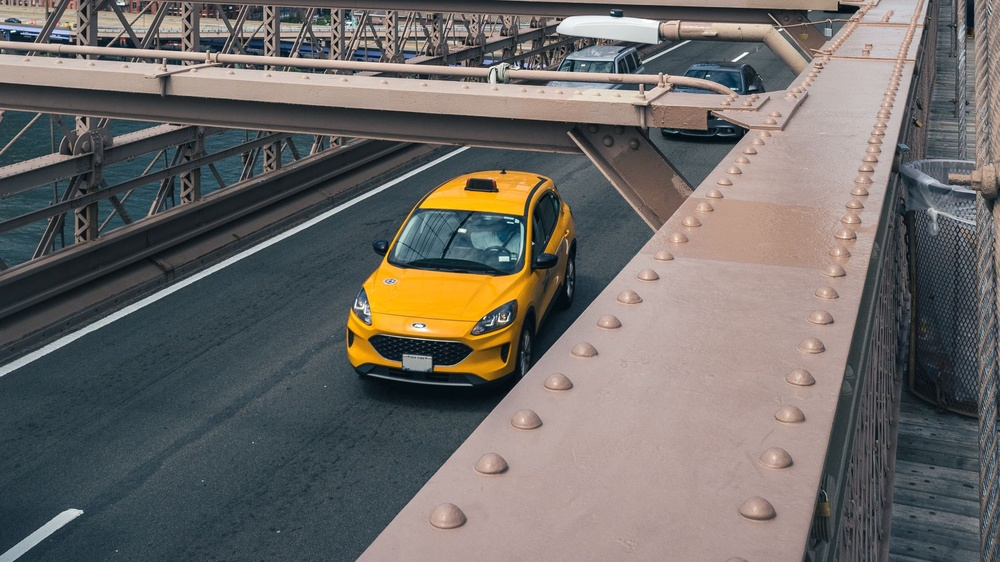
#> input picture Fall/IP/img-34.jpg, 1000 x 562 px, shrunk from 1920 x 1080 before the run
$ python Lab-11-12.py
#> lines starting #> are read from the running program, lines starting #| are printed output that depends on the picture; after the words box and inside, x2 and y2 are one past the last pixel; in counts of white or black regions, pixels touching at a corner belong together
import cv2
import numpy as np
import matplotlib.pyplot as plt

def edge_sobel(image, threshold):
    sobel_x = np.array([[-1, 0, 1], [-2, 0, 2], [-1, 0, 1]])
    sobel_y = np.array([[-1, -2, -1], [0, 0, 0], [1, 2, 1]])

    rows, cols = image.shape
    edge_image = np.zeros_like(image, dtype=np.float32)

    for i in range(1, rows-1):
        for j in range(1, cols-1):
            region = image[i-1:i+2, j-1:j+2]
            gradient_x = np.sum(region * sobel_x)
            gradient_y = np.sum(region * sobel_y)
            magnitude = np.sqrt(gradient_x**2 + gradient_y**2)
            edge_image[i, j] = magnitude

    edge_image = np.where(edge_image > threshold, 255, 0)
    return edge_image.astype(np.uint8)

image = cv2.imread('img-34.jpg', cv2.IMREAD_GRAYSCALE)
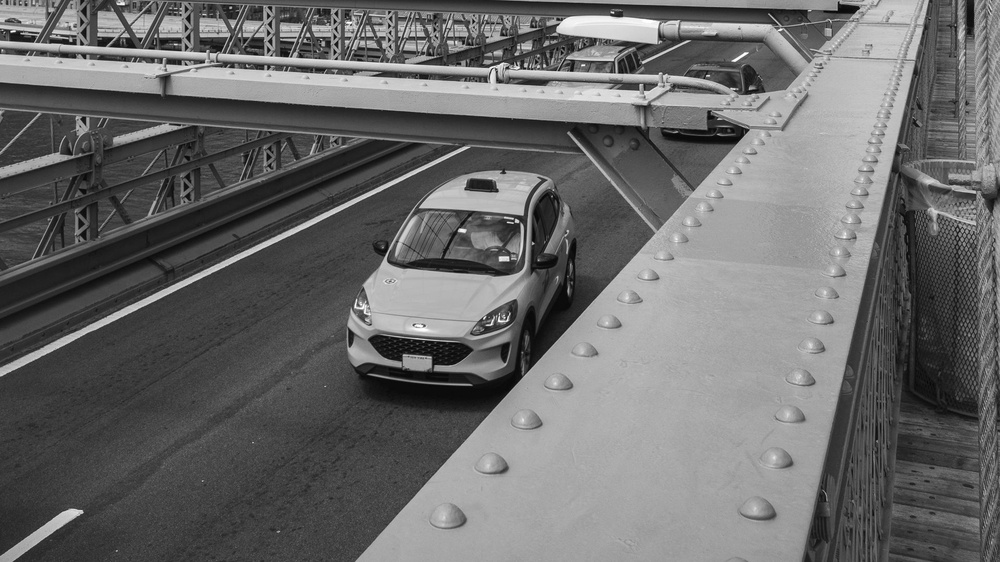
#> image: shape (562, 1000); min 3, max 255, mean 105.9


threshold_value = 100
edge_image = edge_sobel(image, threshold_value)
#> after the loop in edge_sobel, `for i in range(1, rows-1):`:
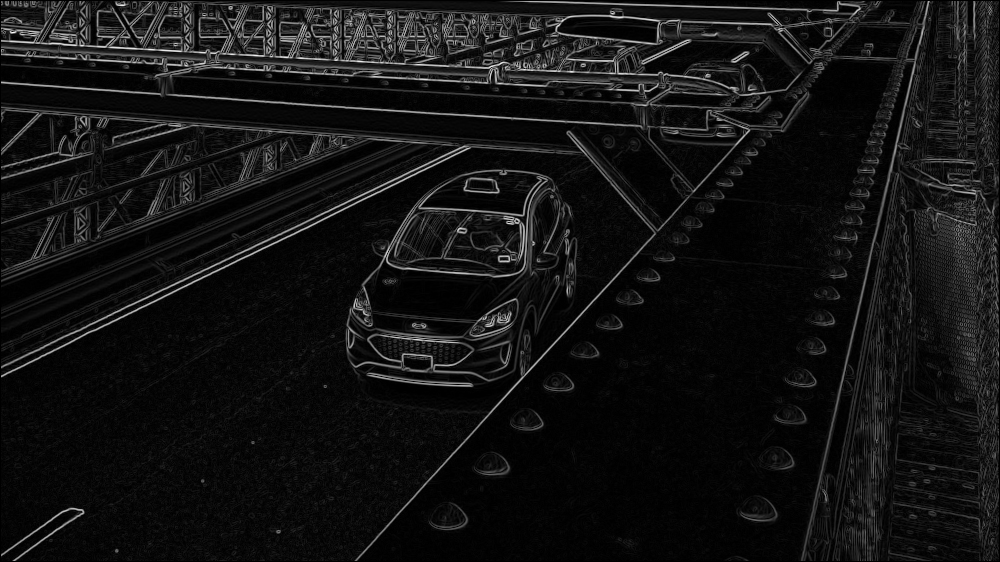
#> edge_image: shape (562, 1000) float32; min 0, max 874.4, mean 66.3; drawn with min black and max white
#> in edge_sobel, `edge_image = np.where(edge_image > threshold, 255, 0)`:
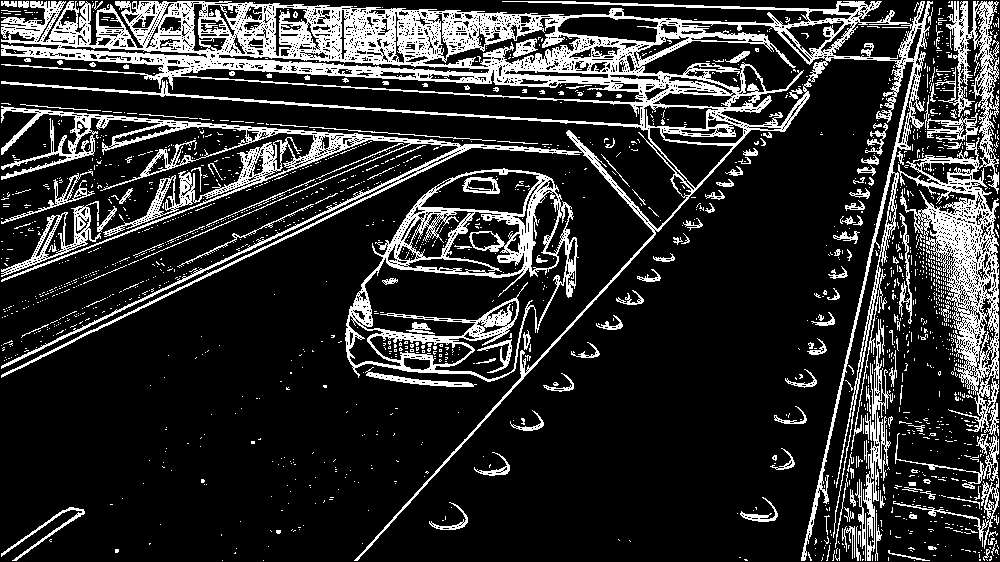
#> edge_image: shape (562, 1000) int64; 18.5% white; 1773 white regions (1611 under 20 px), largest, box (x1, y1, x2, y2) and area: (1, 1, 933, 561) 58941, (893, 1, 999, 549) 13589, (345, 168, 579, 382) 10182

plt.figure(figsize=(10, 5))

plt.subplot(1, 2, 1)
plt.title("Original Image")
plt.imshow(image, cmap='gray')
plt.axis('off')

plt.subplot(1, 2, 2)
plt.title(f"Sobel Edge Detection (Threshold = {threshold_value})")
plt.imshow(edge_image, cmap='gray')
plt.axis('off')

plt.tight_layout()
plt.show()
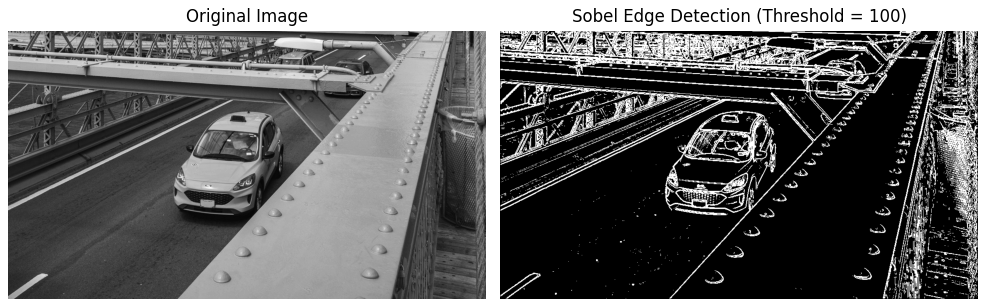
#> figure drawn by matplotlib, 2 panels
